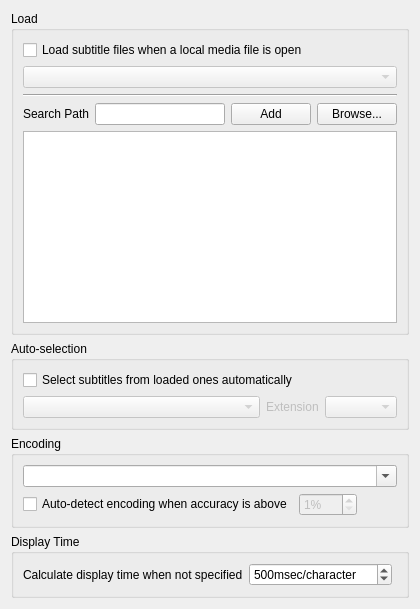
       <widget class="QWidget" name="sub_load">
        <property name="name" stdset="0">
         <string>Subtitle</string>
        </property>
        <property name="icon" stdset="0">
         <iconset>
          <normaloff>:/img/subtitle.png</normaloff>:/img/subtitle.png</iconset>
        </property>
        <layout class="QVBoxLayout" name="verticalLayout_18">
         <item>
          <widget class="QGroupBox" name="groupBox_8">
           <property name="title">
            <string>Load</string>
           </property>
           <layout class="QVBoxLayout" name="verticalLayout_11">
            <item>
             <widget class="QCheckBox" name="sub_enable_autoload">
              <property name="text">
               <string>Load subtitle files when a local media file is open</string>
              </property>
             </widget>
            </item>
            <item>
             <widget class="SubtitleAutoloadComboBox" name="sub_autoload">
              <property name="enabled">
               <bool>false</bool>
              </property>
              <property name="toolTip">
               <string>Load next subtitles when starting to play a file.</string>
              </property>
              <property name="sizeAdjustPolicy">
               <enum>QComboBox::AdjustToContents</enum>
              </property>
             </widget>
            </item>
            <item>
             <widget class="Line" name="line_2">
              <property name="orientation">
               <enum>Qt::Horizontal</enum>
              </property>
             </widget>
            </item>
            <item>
             <layout class="QHBoxLayout" name="horizontalLayout_30">
              <item>
               <widget class="QLabel" name="label_4">
                <property name="text">
                 <string>Search Path</string>
                </property>
               </widget>
              </item>
              <item>
               <widget class="QLineEdit" name="sub_search_path_edit"/>
              </item>
              <item>
               <widget class="QPushButton" name="sub_search_path_add">
                <property name="text">
                 <string>Add</string>
                </property>
               </widget>
              </item>
              <item>
               <widget class="QPushButton" name="sub_search_path_browse">
                <property name="text">
                 <string>Browse...</string>
                </property>
               </widget>
              </item>
             </layout>
            </item>
            <item>
             <widget class="QListView" name="sub_search_paths"/>
            </item>
           </layout>
          </widget>
         </item>
         <item>
          <widget class="QGroupBox" name="groupBox_9">
           <property name="title">
            <string>Auto-selection</string>
           </property>
           <layout class="QVBoxLayout" name="verticalLayout_12">
            <item>
             <widget class="QCheckBox" name="sub_enable_autoselect">
              <property name="text">
               <string>Select subtitles from loaded ones automatically</string>
              </property>
             </widget>
            </item>
            <item>
             <layout class="QHBoxLayout" name="horizontalLayout_4">
              <item>
               <widget class="SubtitleAutoselectComboBox" name="sub_autoselect">
                <property name="enabled">
                 <bool>false</bool>
                </property>
                <property name="sizePolicy">
                 <sizepolicy hsizetype="Expanding" vsizetype="Fixed">
                  <horstretch>0</horstretch>
                  <verstretch>0</verstretch>
                 </sizepolicy>
                </property>
                <property name="toolTip">
                 <string>Select next subtitles in automatically loaded subtitles.</string>
                </property>
                <property name="sizeAdjustPolicy">
                 <enum>QComboBox::AdjustToContents</enum>
                </property>
               </widget>
              </item>
              <item>
               <widget class="QLabel" name="sub_ext_label">
                <property name="enabled">
                 <bool>false</bool>
                </property>
                <property name="text">
                 <string>Extension</string>
                </property>
               </widget>
              </item>
              <item>
               <widget class="DataComboBox" name="sub_ext">
                <property name="enabled">
                 <bool>false</bool>
                </property>
                <property name="sizePolicy">
                 <sizepolicy hsizetype="Minimum" vsizetype="Fixed">
                  <horstretch>0</horstretch>
                  <verstretch>0</verstretch>
                 </sizepolicy>
                </property>
               </widget>
              </item>
             </layout>
            </item>
           </layout>
          </widget>
         </item>
         <item>
          <widget class="QGroupBox" name="groupBox_10">
           <property name="title">
            <string>Encoding</string>
           </property>
           <layout class="QVBoxLayout" name="verticalLayout_13">
            <item>
             <widget class="EncodingComboBox" name="sub_enc">
              <property name="toolTip">
               <string>Open subtitle file with selected encoding.</string>
              </property>
              <property name="editable">
               <bool>true</bool>
              </property>
              <property name="sizeAdjustPolicy">
               <enum>QComboBox::AdjustToContentsOnFirstShow</enum>
              </property>
             </widget>
            </item>
            <item>
             <layout class="QHBoxLayout" name="horizontalLayout_5">
              <item>
               <widget class="QCheckBox" name="sub_enc_autodetection">
                <property name="text">
                 <string>Auto-detect encoding when accuracy is above</string>
                </property>
               </widget>
              </item>
              <item>
               <widget class="QSpinBox" name="sub_enc_accuracy">
                <property name="enabled">
                 <bool>false</bool>
                </property>
                <property name="accelerated">
                 <bool>true</bool>
                </property>
                <property name="suffix">
                 <string notr="true">%</string>
                </property>
                <property name="minimum">
                 <number>1</number>
                </property>
                <property name="maximum">
                 <number>100</number>
                </property>
               </widget>
              </item>
              <item>
               <spacer name="horizontalSpacer_6">
                <property name="orientation">
                 <enum>Qt::Horizontal</enum>
                </property>
                <property name="sizeHint" stdset="0">
                 <size>
                  <width>40</width>
                  <height>20</height>
                 </size>
                </property>
               </spacer>
              </item>
             </layout>
            </item>
           </layout>
          </widget>
         </item>
         <item>
          <widget class="QGroupBox" name="groupBox_13">
           <property name="title">
            <string>Display Time</string>
           </property>
           <layout class="QHBoxLayout" name="horizontalLayout_11">
            <item>
             <widget class="QLabel" name="aLabel_6">
              <property name="text">
               <string>Calculate display time when not specified</string>
              </property>
             </widget>
            </item>
            <item>
             <widget class="QSpinBox" name="ms_per_char">
              <property name="toolTip">
               <string>When display time is not specifid in subtitle, caculate interval wih this value.</string>
              </property>
              <property name="accelerated">
               <bool>true</bool>
              </property>
              <property name="suffix">
               <string>msec/character</string>
              </property>
              <property name="minimum">
               <number>1</number>
              </property>
              <property name="maximum">
               <number>99999</number>
              </property>
              <property name="singleStep">
               <number>100</number>
              </property>
              <property name="value">
               <number>500</number>
              </property>
             </widget>
            </item>
            <item>
             <spacer name="horizontalSpacer_12">
              <property name="orientation">
               <enum>Qt::Horizontal</enum>
              </property>
              <property name="sizeHint" stdset="0">
               <size>
                <width>5</width>
                <height>20</height>
               </size>
              </property>
             </spacer>
            </item>
           </layout>
          </widget>
         </item>
        </layout>
       </widget>
